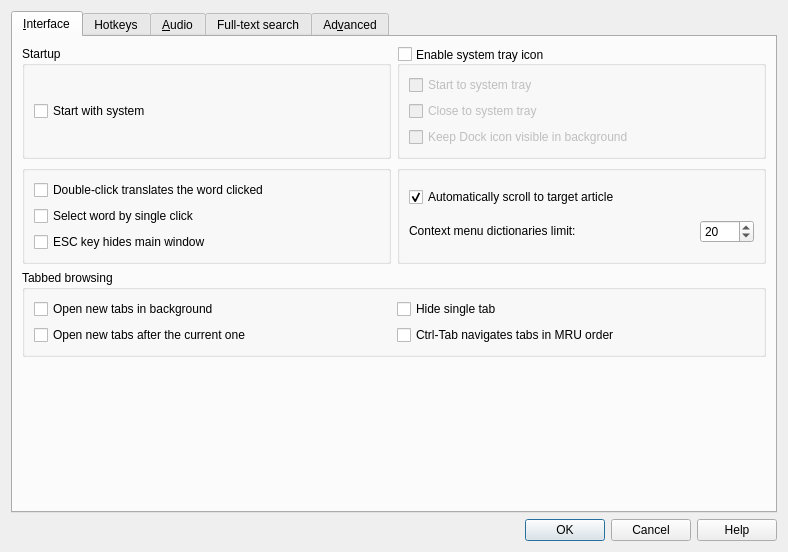
<?xml version="1.0" encoding="UTF-8"?>
<ui version="4.0">
 <class>Preferences</class>
 <widget class="QDialog" name="Preferences">
  <property name="geometry">
   <rect>
    <x>0</x>
    <y>0</y>
    <width>788</width>
    <height>552</height>
   </rect>
  </property>
  <property name="windowTitle">
   <string>Preferences</string>
  </property>
  <property name="windowIcon">
   <iconset resource="../../resources.qrc">
    <normaloff>:/icons/configure.svg</normaloff>:/icons/configure.svg</iconset>
  </property>
  <property name="modal">
   <bool>true</bool>
  </property>
  <layout class="QVBoxLayout" name="verticalLayout_8">
   <item>
    <widget class="QTabWidget" name="tabWidget">
     <property name="currentIndex">
      <number>0</number>
     </property>
     <property name="iconSize">
      <size>
       <width>15</width>
       <height>15</height>
      </size>
     </property>
     <property name="elideMode">
      <enum>Qt::ElideNone</enum>
     </property>
     <property name="usesScrollButtons">
      <bool>true</bool>
     </property>
     <property name="documentMode">
      <bool>false</bool>
     </property>
     <widget class="QWidget" name="tab_interface">
      <attribute name="icon">
       <iconset resource="../../resources.qrc">
        <normaloff>:/icons/interface.svg</normaloff>:/icons/interface.svg</iconset>
      </attribute>
      <attribute name="title">
       <string>&amp;Interface</string>
      </attribute>
      <layout class="QVBoxLayout" name="verticalLayout_interface">
       <item>
        <layout class="QGridLayout" name="gridLayout_2" columnstretch="1,1">
         <item row="1" column="0">
          <widget class="QGroupBox" name="groupBox_9">
           <property name="title">
            <string/>
           </property>
           <layout class="QVBoxLayout" name="verticalLayout_27">
            <item>
             <widget class="QCheckBox" name="doubleClickTranslates">
              <property name="text">
               <string>Double-click translates the word clicked</string>
              </property>
             </widget>
            </item>
            <item>
             <widget class="QCheckBox" name="selectBySingleClick">
              <property name="toolTip">
               <string>Turn this option on if you want to select words by single mouse click</string>
              </property>
              <property name="text">
               <string>Select word by single click</string>
              </property>
             </widget>
            </item>
            <item>
             <widget class="QCheckBox" name="escKeyHidesMainWindow">
              <property name="toolTip">
               <string>Normally, pressing ESC key moves focus to the translation line.
With this on however, it will hide the main window.</string>
              </property>
              <property name="text">
               <string>ESC key hides main window</string>
              </property>
             </widget>
            </item>
           </layout>
          </widget>
         </item>
         <item row="3" column="0">
          <spacer name="verticalSpacer">
           <property name="orientation">
            <enum>Qt::Vertical</enum>
           </property>
           <property name="sizeHint" stdset="0">
            <size>
             <width>20</width>
             <height>40</height>
            </size>
           </property>
          </spacer>
         </item>
         <item row="0" column="0">
          <widget class="QGroupBox" name="groupBox_2">
           <property name="title">
            <string>Startup</string>
           </property>
           <layout class="QVBoxLayout" name="verticalLayout_2">
            <item>
             <widget class="QCheckBox" name="cbAutostart">
              <property name="toolTip">
               <string>Automatically starts MicroDict after operation system bootup.</string>
              </property>
              <property name="text">
               <string>Start with system</string>
              </property>
             </widget>
            </item>
           </layout>
          </widget>
         </item>
         <item row="1" column="1">
          <widget class="QGroupBox" name="groupBox_11">
           <property name="title">
            <string/>
           </property>
           <layout class="QVBoxLayout" name="verticalLayout_28">
            <item>
             <widget class="QCheckBox" name="autoScrollToTargetArticle">
              <property name="toolTip">
               <string>Normally, clicking on a link, double-clicking on a word or looking up
selection in an article loads the translation and almost immediately
scrolls to the article from the same dictionary. With this option off,
however, the article from the topmost dictionary is shown.</string>
              </property>
              <property name="text">
               <string>Automatically scroll to target article</string>
              </property>
              <property name="checked">
               <bool>true</bool>
              </property>
             </widget>
            </item>
            <item>
             <layout class="QHBoxLayout" name="horizontalLayout_13">
              <item>
               <widget class="QLabel" name="maxDictsInContextMenuLabel">
                <property name="sizePolicy">
                 <sizepolicy hsizetype="Preferred" vsizetype="Fixed">
                  <horstretch>0</horstretch>
                  <verstretch>0</verstretch>
                 </sizepolicy>
                </property>
                <property name="toolTip">
                 <string>Adjust this value to avoid huge context menus.</string>
                </property>
                <property name="text">
                 <string>Context menu dictionaries limit:</string>
                </property>
               </widget>
              </item>
              <item>
               <widget class="QSpinBox" name="maxDictsInContextMenu">
                <property name="sizePolicy">
                 <sizepolicy hsizetype="Fixed" vsizetype="Fixed">
                  <horstretch>0</horstretch>
                  <verstretch>0</verstretch>
                 </sizepolicy>
                </property>
                <property name="maximum">
                 <number>9999</number>
                </property>
                <property name="value">
                 <number>20</number>
                </property>
               </widget>
              </item>
             </layout>
            </item>
           </layout>
          </widget>
         </item>
         <item row="0" column="1">
          <widget class="QGroupBox" name="enableTrayIcon">
           <property name="toolTip">
            <string>When enabled, an icon appears in the system tray area which can be used
to open main window and perform other tasks.</string>
           </property>
           <property name="title">
            <string>Enable system tray icon</string>
           </property>
           <property name="alignment">
            <set>Qt::AlignLeading|Qt::AlignLeft|Qt::AlignVCenter</set>
           </property>
           <property name="flat">
            <bool>false</bool>
           </property>
           <property name="checkable">
            <bool>true</bool>
           </property>
           <property name="checked">
            <bool>false</bool>
           </property>
           <layout class="QVBoxLayout" name="verticalLayout">
            <item>
             <widget class="QCheckBox" name="startToTray">
              <property name="toolTip">
               <string>With this on, the application starts directly to system tray without showing
its main window.</string>
              </property>
              <property name="text">
               <string>Start to system tray</string>
              </property>
             </widget>
            </item>
            <item>
             <widget class="QCheckBox" name="closeToTray">
              <property name="toolTip">
               <string>With this on, an attempt to close main window would hide it instead of closing
the application.</string>
              </property>
              <property name="text">
               <string>Close to system tray</string>
              </property>
             </widget>
            </item>
            <item>
             <widget class="QCheckBox" name="showDockIcon">
              <property name="toolTip">
               <string>The Dock icon is always shown while the main window is open so that macOS can display the application name and menus. Enable this option to keep the Dock icon visible after the main window is hidden.</string>
              </property>
              <property name="text">
               <string>Keep Dock icon visible in background</string>
              </property>
             </widget>
            </item>
           </layout>
          </widget>
         </item>
         <item row="2" column="0" colspan="2">
          <widget class="QGroupBox" name="groupBox">
           <property name="title">
            <string>Tabbed browsing</string>
           </property>
           <layout class="QGridLayout" name="gridLayout_5">
            <item row="0" column="0">
             <widget class="QCheckBox" name="newTabsOpenInBackground">
              <property name="toolTip">
               <string>Normally, opening a new tab switches to it immediately.
With this on however, new tabs will be opened without
switching to them.</string>
              </property>
              <property name="text">
               <string>Open new tabs in background</string>
              </property>
             </widget>
            </item>
            <item row="0" column="1">
             <widget class="QCheckBox" name="hideSingleTab">
              <property name="toolTip">
               <string>Hide tab bar when only one tab is open.</string>
              </property>
              <property name="text">
               <string>Hide single tab</string>
              </property>
             </widget>
            </item>
            <item row="1" column="1">
             <widget class="QCheckBox" name="mruTabOrder">
              <property name="text">
               <string>Ctrl-Tab navigates tabs in MRU order</string>
              </property>
             </widget>
            </item>
            <item row="1" column="0">
             <widget class="QCheckBox" name="newTabsOpenAfterCurrentOne">
              <property name="toolTip">
               <string>With this on, new tabs are opened just after the
current, active one. Otherwise, they are added to
be the last ones.</string>
              </property>
              <property name="text">
               <string>Open new tabs after the current one</string>
              </property>
             </widget>
            </item>
           </layout>
          </widget>
         </item>
        </layout>
       </item>
      </layout>
     </widget>
     <widget class="QWidget" name="tab_hotkey">
      <attribute name="icon">
       <iconset resource="../../resources.qrc">
        <normaloff>:/icons/hotkeys.svg</normaloff>:/icons/hotkeys.svg</iconset>
      </attribute>
      <attribute name="title">
       <string>Hotkeys</string>
      </attribute>
      <layout class="QVBoxLayout" name="verticalLayout_12">
       <item>
        <widget class="QCheckBox" name="enableClipboardHotkey">
         <property name="text">
          <string>Use the following hotkey to translate a word from clipboard:</string>
         </property>
        </widget>
       </item>
       <item>
        <layout class="QHBoxLayout" name="horizontalLayout_8">
         <item>
          <widget class="QKeySequenceEdit" name="clipboardHotkey"/>
         </item>
         <item>
          <spacer name="horizontalSpacer_4">
           <property name="orientation">
            <enum>Qt::Horizontal</enum>
           </property>
           <property name="sizeHint" stdset="0">
            <size>
             <width>40</width>
             <height>20</height>
            </size>
           </property>
          </spacer>
         </item>
        </layout>
       </item>
       <item>
        <widget class="QLabel" name="label_8">
         <property name="text">
          <string>Press the hotkey twice in quick succession. The main window opens and the clipboard contents are looked up. The desktop owns the grab and asks you to press the key to confirm it; MicroDict releases the grab when it quits or when this setting changes, so a new key here takes effect.</string>
         </property>
         <property name="wordWrap">
          <bool>true</bool>
         </property>
        </widget>
       </item>
       <item>
        <spacer name="verticalSpacer_12">
         <property name="orientation">
          <enum>Qt::Vertical</enum>
         </property>
         <property name="sizeHint" stdset="0">
          <size>
           <width>20</width>
           <height>53</height>
          </size>
         </property>
        </spacer>
       </item>
      </layout>
     </widget>
     <widget class="QWidget" name="tab_audio">
      <attribute name="icon">
       <iconset resource="../../resources.qrc">
        <normaloff>:/icons/playsound_color.svg</normaloff>:/icons/playsound_color.svg</iconset>
      </attribute>
      <attribute name="title">
       <string>&amp;Audio</string>
      </attribute>
      <layout class="QVBoxLayout" name="verticalLayout_7">
       <item>
        <widget class="QGroupBox" name="groupBox_3">
         <property name="title">
          <string>Pronunciation</string>
         </property>
         <layout class="QVBoxLayout" name="verticalLayout_15">
          <item>
           <widget class="QCheckBox" name="pronounceOnLoadMain">
            <property name="text">
             <string>Auto-pronounce words in main window</string>
            </property>
           </widget>
          </item>
          <item>
           <widget class="QCheckBox" name="pronounceOnLoadPopup">
            <property name="text">
             <string>Auto-pronounce words in the popup</string>
            </property>
           </widget>
          </item>
         </layout>
        </widget>
       </item>
       <item>
        <widget class="QGroupBox" name="groupBox_4">
         <property name="title">
          <string>Playback</string>
         </property>
         <layout class="QGridLayout" name="gridLayout_audioPlayer">
          <item row="0" column="0">
           <widget class="QRadioButton" name="useInternalPlayer">
            <property name="toolTip">
             <string>Play audio files via built-in audio support</string>
            </property>
            <property name="text">
             <string>Internal Audio Player:</string>
            </property>
           </widget>
          </item>
          <item row="0" column="1">
           <widget class="QComboBox" name="internalPlayerBackend">
            <property name="toolTip">
             <string>Choose audio back end</string>
            </property>
           </widget>
          </item>
          <item row="1" column="0">
           <widget class="QRadioButton" name="useExternalPlayer">
            <property name="toolTip">
             <string>Use any external audio player to play audio files</string>
            </property>
            <property name="text">
             <string>External Audio Player:</string>
            </property>
           </widget>
          </item>
          <item row="1" column="1">
           <widget class="QLineEdit" name="audioPlaybackProgram">
            <property name="enabled">
             <bool>false</bool>
            </property>
            <property name="toolTip">
             <string>Enter audio player command line</string>
            </property>
           </widget>
          </item>
          <item row="2" column="0" colspan="2">
           <widget class="QLabel" name="externalPlayerHint">
            <property name="textFormat">
             <enum>Qt::RichText</enum>
            </property>
            <property name="wordWrap">
             <bool>true</bool>
            </property>
           </widget>
          </item>
         </layout>
        </widget>
       </item>
       <item>
        <spacer name="verticalSpacer_2">
         <property name="orientation">
          <enum>Qt::Vertical</enum>
         </property>
         <property name="sizeHint" stdset="0">
          <size>
           <width>20</width>
           <height>46</height>
          </size>
         </property>
        </spacer>
       </item>
      </layout>
     </widget>
     <widget class="QWidget" name="tab_FTS">
      <attribute name="icon">
       <iconset resource="../../resources.qrc">
        <normaloff>:/icons/fulltext.svg</normaloff>:/icons/fulltext.svg</iconset>
      </attribute>
      <attribute name="title">
       <string>Full-text search</string>
      </attribute>
      <layout class="QVBoxLayout" name="verticalLayout_19">
       <item>
        <widget class="QGroupBox" name="ftsGroupBox">
         <property name="title">
          <string>Allow full-text search for:</string>
         </property>
         <property name="checkable">
          <bool>true</bool>
         </property>
         <property name="checked">
          <bool>false</bool>
         </property>
         <layout class="QGridLayout" name="gridLayout_4">
          <item row="4" column="0">
           <widget class="QCheckBox" name="allowMDict">
            <property name="text">
             <string notr="true">MDict</string>
            </property>
           </widget>
          </item>
          <item row="1" column="0">
           <widget class="QCheckBox" name="allowBGL">
            <property name="text">
             <string notr="true">BGL</string>
            </property>
           </widget>
          </item>
          <item row="2" column="0">
           <widget class="QCheckBox" name="allowDictD">
            <property name="text">
             <string notr="true">DictD</string>
            </property>
           </widget>
          </item>
          <item row="2" column="1">
           <widget class="QCheckBox" name="allowXDXF">
            <property name="text">
             <string notr="true">XDXF</string>
            </property>
           </widget>
          </item>
          <item row="5" column="0">
           <widget class="QCheckBox" name="allowSDict">
            <property name="text">
             <string notr="true">SDict</string>
            </property>
           </widget>
          </item>
          <item row="3" column="0">
           <widget class="QCheckBox" name="allowDSL">
            <property name="text">
             <string notr="true">DSL</string>
            </property>
           </widget>
          </item>
          <item row="5" column="1">
           <widget class="QCheckBox" name="allowGls">
            <property name="text">
             <string notr="true">GLS</string>
            </property>
           </widget>
          </item>
          <item row="0" column="1">
           <widget class="QCheckBox" name="allowSlob">
            <property name="text">
             <string notr="true">Slob</string>
            </property>
           </widget>
          </item>
          <item row="1" column="1">
           <widget class="QCheckBox" name="allowStardict">
            <property name="text">
             <string notr="true">Stardict</string>
            </property>
           </widget>
          </item>
          <item row="6" column="0" colspan="2">
           <layout class="QHBoxLayout" name="horizontalLayout_14">
            <item>
             <widget class="QLabel" name="label_14">
              <property name="text">
               <string>Don't search in dictionaries containing more than</string>
              </property>
             </widget>
            </item>
            <item>
             <widget class="QSpinBox" name="maxDictionarySize">
              <property name="maximum">
               <number>10000000</number>
              </property>
              <property name="singleStep">
               <number>10000</number>
              </property>
             </widget>
            </item>
            <item>
             <widget class="QLabel" name="label_15">
              <property name="text">
               <string>articles (0 - unlimited)</string>
              </property>
             </widget>
            </item>
            <item>
             <spacer name="horizontalSpacer_10">
              <property name="orientation">
               <enum>Qt::Horizontal</enum>
              </property>
              <property name="sizeHint" stdset="0">
               <size>
                <width>40</width>
                <height>20</height>
               </size>
              </property>
             </spacer>
            </item>
           </layout>
          </item>
          <item row="0" column="0">
           <widget class="QCheckBox" name="allowAard">
            <property name="text">
             <string notr="true">Aard</string>
            </property>
           </widget>
          </item>
         </layout>
        </widget>
       </item>
       <item>
        <layout class="QHBoxLayout" name="horizontalLayout_18">
         <item>
          <widget class="QLabel" name="label_7">
           <property name="text">
            <string>Create fulltext index with parallel threads </string>
           </property>
          </widget>
         </item>
         <item>
          <widget class="QSpinBox" name="parallelThreads">
           <property name="minimum">
            <number>1</number>
           </property>
          </widget>
         </item>
         <item>
          <spacer name="horizontalSpacer_11">
           <property name="orientation">
            <enum>Qt::Horizontal</enum>
           </property>
           <property name="sizeHint" stdset="0">
            <size>
             <width>40</width>
             <height>20</height>
            </size>
           </property>
          </spacer>
         </item>
        </layout>
       </item>
       <item>
        <spacer name="verticalSpacer_7">
         <property name="orientation">
          <enum>Qt::Vertical</enum>
         </property>
         <property name="sizeHint" stdset="0">
          <size>
           <width>20</width>
           <height>40</height>
          </size>
         </property>
        </spacer>
       </item>
      </layout>
     </widget>
     <widget class="QWidget" name="tab_Advanced">
      <attribute name="icon">
       <iconset resource="../../resources.qrc">
        <normaloff>:/icons/advanced.png</normaloff>:/icons/advanced.png</iconset>
      </attribute>
      <attribute name="title">
       <string>Ad&amp;vanced</string>
      </attribute>
      <layout class="QVBoxLayout" name="verticalLayout_11">
       <item>
        <layout class="QHBoxLayout" name="horizontalLayout_15">
         <item>
          <widget class="QGroupBox" name="historyBox">
           <property name="title">
            <string>History</string>
           </property>
           <layout class="QVBoxLayout" name="verticalLayout_14">
            <item>
             <widget class="QCheckBox" name="storeHistory">
              <property name="toolTip">
               <string>Turn this option on to store history of the translated words</string>
              </property>
              <property name="text">
               <string>Store &amp;history</string>
              </property>
              <property name="checked">
               <bool>true</bool>
              </property>
             </widget>
            </item>
            <item>
             <layout class="QHBoxLayout" name="horizontalLayout_9">
              <property name="topMargin">
               <number>0</number>
              </property>
              <item>
               <widget class="QLabel" name="historySizeLabel">
                <property name="toolTip">
                 <string>Specify the maximum number of entries to keep in history.</string>
                </property>
                <property name="text">
                 <string>Maximum history size:</string>
                </property>
               </widget>
              </item>
              <item>
               <widget class="QSpinBox" name="historyMaxSizeField">
                <property name="accelerated">
                 <bool>true</bool>
                </property>
                <property name="maximum">
                 <number>99999</number>
                </property>
                <property name="value">
                 <number>500</number>
                </property>
               </widget>
              </item>
              <item>
               <spacer name="horizontalSpacer_8">
                <property name="orientation">
                 <enum>Qt::Horizontal</enum>
                </property>
                <property name="sizeHint" stdset="0">
                 <size>
                  <width>40</width>
                  <height>20</height>
                 </size>
                </property>
               </spacer>
              </item>
             </layout>
            </item>
           </layout>
          </widget>
         </item>
         <item>
          <widget class="QGroupBox" name="favoritesBox">
           <property name="title">
            <string>Favorites</string>
           </property>
           <layout class="QVBoxLayout" name="verticalLayout_21">
            <item>
             <layout class="QHBoxLayout" name="horizontalLayout_16">
              <property name="spacing">
               <number>0</number>
              </property>
              <item>
               <widget class="QLabel" name="label_17">
                <property name="sizePolicy">
                 <sizepolicy hsizetype="Minimum" vsizetype="Fixed">
                  <horstretch>0</horstretch>
                  <verstretch>0</verstretch>
                 </sizepolicy>
                </property>
                <property name="toolTip">
                 <string>Favorites saving interval. If set to 0 Favorites will be saved only during exit.</string>
                </property>
                <property name="text">
                 <string>Save every</string>
                </property>
               </widget>
              </item>
              <item>
               <widget class="QSpinBox" name="favoritesSaveIntervalField">
                <property name="maximum">
                 <number>120</number>
                </property>
               </widget>
              </item>
              <item>
               <widget class="QLabel" name="label_18">
                <property name="sizePolicy">
                 <sizepolicy hsizetype="Minimum" vsizetype="Fixed">
                  <horstretch>0</horstretch>
                  <verstretch>0</verstretch>
                 </sizepolicy>
                </property>
                <property name="text">
                 <string>minutes</string>
                </property>
               </widget>
              </item>
             </layout>
            </item>
            <item>
             <widget class="QCheckBox" name="confirmFavoritesDeletion">
              <property name="toolTip">
               <string>Turn this option on to confirm every operation of items deletion</string>
              </property>
              <property name="text">
               <string>Confirmation for items deletion</string>
              </property>
             </widget>
            </item>
           </layout>
          </widget>
         </item>
        </layout>
       </item>
       <item>
        <widget class="QGroupBox" name="groupBox_6">
         <property name="title">
          <string>Articles</string>
         </property>
         <layout class="QGridLayout" name="gridLayout_3">
          <item row="2" column="4">
           <widget class="QCheckBox" name="ignorePunctuation">
            <property name="text">
             <string>Ignore punctuation while searching</string>
            </property>
           </widget>
          </item>
          <item row="1" column="1">
           <widget class="QSpinBox" name="inputPhraseLengthLimit">
            <property name="toolTip">
             <string>Input phrases longer than this size will be ignored</string>
            </property>
            <property name="maximum">
             <number>9999999</number>
            </property>
            <property name="singleStep">
             <number>10</number>
            </property>
            <property name="value">
             <number>1000</number>
            </property>
           </widget>
          </item>
          <item row="1" column="2">
           <widget class="QLabel" name="label_19">
            <property name="text">
             <string>symbols</string>
            </property>
           </widget>
          </item>
          <item row="0" column="0">
           <widget class="QCheckBox" name="collapseBigArticles">
            <property name="toolTip">
             <string>Select this option to automatic collapse big articles</string>
            </property>
            <property name="text">
             <string>Collapse articles more than</string>
            </property>
           </widget>
          </item>
          <item row="1" column="0">
           <widget class="QCheckBox" name="limitInputPhraseLength">
            <property name="toolTip">
             <string>Turn this option on to ignore unreasonably long input text
from mouse-over, selection, clipboard or command line</string>
            </property>
            <property name="text">
             <string>Ignore input phrases longer than</string>
            </property>
            <property name="checked">
             <bool>false</bool>
            </property>
           </widget>
          </item>
          <item row="1" column="3">
           <spacer name="horizontalSpacer_14">
            <property name="orientation">
             <enum>Qt::Horizontal</enum>
            </property>
            <property name="sizeHint" stdset="0">
             <size>
              <width>40</width>
              <height>20</height>
             </size>
            </property>
           </spacer>
          </item>
          <item row="0" column="2">
           <widget class="QLabel" name="label_13">
            <property name="text">
             <string>symbols</string>
            </property>
           </widget>
          </item>
          <item row="0" column="1">
           <widget class="QSpinBox" name="articleSizeLimit">
            <property name="toolTip">
             <string>Articles longer than this size will be collapsed</string>
            </property>
            <property name="maximum">
             <number>100000</number>
            </property>
            <property name="singleStep">
             <number>50</number>
            </property>
            <property name="value">
             <number>2000</number>
            </property>
           </widget>
          </item>
          <item row="0" column="4">
           <widget class="QCheckBox" name="alwaysExpandOptionalParts">
            <property name="toolTip">
             <string>Turn this option on to always expand optional parts of articles</string>
            </property>
            <property name="text">
             <string>Expand optional &amp;parts</string>
            </property>
           </widget>
          </item>
          <item row="1" column="4">
           <widget class="QCheckBox" name="ignoreDiacritics">
            <property name="toolTip">
             <string>Turn this option on to ignore diacritics while searching articles</string>
            </property>
            <property name="text">
             <string>Ignore diacritics while searching</string>
            </property>
           </widget>
          </item>
          <item row="0" column="3">
           <spacer name="horizontalSpacer_12">
            <property name="orientation">
             <enum>Qt::Horizontal</enum>
            </property>
            <property name="sizeHint" stdset="0">
             <size>
              <width>40</width>
              <height>20</height>
             </size>
            </property>
           </spacer>
          </item>
          <item row="3" column="4">
           <widget class="QCheckBox" name="sessionCollapse">
            <property name="toolTip">
             <string>During successive searches,if one dictionary is collapsed by manual, it will remain collapsed in the next search</string>
            </property>
            <property name="text">
             <string>Session collapse</string>
            </property>
           </widget>
          </item>
         </layout>
        </widget>
       </item>
       <item>
        <widget class="QCheckBox" name="synonymSearchEnabled">
         <property name="toolTip">
          <string>Turn this option on to enable extra articles search via synonym lists
from Stardict, Babylon and GLS dictionaries</string>
         </property>
         <property name="text">
          <string>Extra search via synonyms</string>
         </property>
        </widget>
       </item>
       <item>
        <widget class="QCheckBox" name="stripClipboard">
         <property name="text">
          <string>When using clipboard, strip everything after newline</string>
         </property>
        </widget>
       </item>
       <item>
        <widget class="QCheckBox" name="raiseWindowOnSearch">
         <property name="text">
          <string>On a new search, focus the main or popup window even if it's visible</string>
         </property>
        </widget>
       </item>
       <item>
        <widget class="QGroupBox" name="groupBox_7">
         <property name="title">
          <string>Miscellaneous</string>
         </property>
         <layout class="QVBoxLayout" name="verticalLayout_20">
          <item>
           <widget class="QCheckBox" name="removeInvalidIndexOnExit">
            <property name="text">
             <string>Remove invalid index on exit</string>
            </property>
           </widget>
          </item>
          <item>
           <widget class="QCheckBox" name="enableApplicationLog">
            <property name="text">
             <string>Save debug messages to microdict_log.txt in the config folder</string>
            </property>
           </widget>
          </item>
         </layout>
        </widget>
       </item>
       <item>
        <spacer name="verticalSpacer_17">
         <property name="orientation">
          <enum>Qt::Vertical</enum>
         </property>
         <property name="sizeHint" stdset="0">
          <size>
           <width>20</width>
           <height>40</height>
          </size>
         </property>
        </spacer>
       </item>
      </layout>
     </widget>
    </widget>
   </item>
   <item>
    <widget class="QDialogButtonBox" name="buttonBox">
     <property name="orientation">
      <enum>Qt::Horizontal</enum>
     </property>
     <property name="standardButtons">
      <set>QDialogButtonBox::Cancel|QDialogButtonBox::Help|QDialogButtonBox::Ok</set>
     </property>
    </widget>
   </item>
  </layout>
 </widget>
 <tabstops>
  <tabstop>tabWidget</tabstop>
  <tabstop>buttonBox</tabstop>
  <tabstop>newTabsOpenInBackground</tabstop>
  <tabstop>newTabsOpenAfterCurrentOne</tabstop>
  <tabstop>startToTray</tabstop>
  <tabstop>closeToTray</tabstop>
  <tabstop>cbAutostart</tabstop>
  <tabstop>altKey</tabstop>
  <tabstop>ctrlKey</tabstop>
  <tabstop>shiftKey</tabstop>
  <tabstop>winKey</tabstop>
 </tabstops>
 <resources>
  <include location="../../resources.qrc"/>
 </resources>
 <connections>
  <connection>
   <sender>buttonBox</sender>
   <signal>accepted()</signal>
   <receiver>Preferences</receiver>
   <slot>accept()</slot>
   <hints>
    <hint type="sourcelabel">
     <x>257</x>
     <y>720</y>
    </hint>
    <hint type="destinationlabel">
     <x>157</x>
     <y>274</y>
    </hint>
   </hints>
  </connection>
  <connection>
   <sender>buttonBox</sender>
   <signal>rejected()</signal>
   <receiver>Preferences</receiver>
   <slot>reject()</slot>
   <hints>
    <hint type="sourcelabel">
     <x>325</x>
     <y>720</y>
    </hint>
    <hint type="destinationlabel">
     <x>286</x>
     <y>274</y>
    </hint>
   </hints>
  </connection>
 </connections>
</ui>
